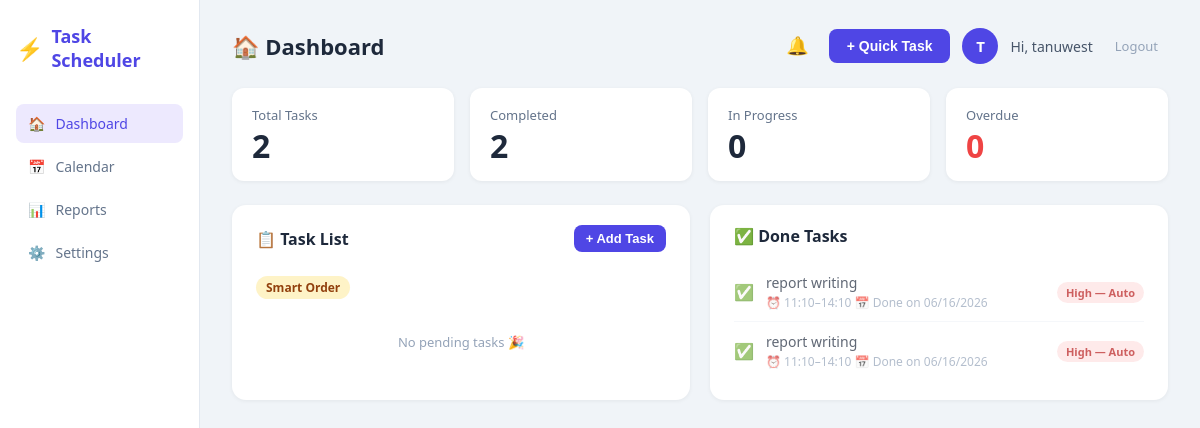
The page /dashboard (signed in) on the database its author committed.
### models.py (models this page shows)
class User(UserMixin, db.Model):
    id = db.Column(db.Integer, primary_key=True)
    username = db.Column(db.String(80), unique=True, nullable=False)
    email = db.Column(db.String(120), unique=True, nullable=False)
    password = db.Column(db.String(200), nullable=False)
    tasks = db.relationship('Task', backref='user', lazy=True)

class Task(db.Model):
    id = db.Column(db.Integer, primary_key=True)
    title = db.Column(db.String(200), nullable=False)
    description = db.Column(db.Text, default='')
    priority = db.Column(db.String(10), default='Medium')
    status = db.Column(db.String(20), default='Pending')
    due_date = db.Column(db.DateTime, nullable=True)
    deadline_time = db.Column(db.String(10), default='')
    start_time = db.Column(db.String(10), default='')
    end_time = db.Column(db.String(10), default='')
    created_at = db.Column(db.DateTime, default=datetime.utcnow)
    completed_at = db.Column(db.DateTime, nullable=True)
    is_recurring = db.Column(db.Boolean, default=False)
    recur_type = db.Column(db.String(20), default='')
    user_id = db.Column(db.Integer, db.ForeignKey('user.id'), nullable=False)

### routes.py (the view)
@main.route('/')
@main.route('/dashboard')
@login_required
def dashboard():
    tasks = Task.query.filter_by(user_id=current_user.id).all()
    total = len(tasks)
    completed = len([t for t in tasks if t.status == 'Done'])
    in_progress = len([t for t in tasks if t.status == 'In Progress'])
    overdue_tasks = get_overdue_tasks(tasks)
    overdue = len(overdue_tasks)
    today_tasks = get_todays_tasks(tasks)
    done_tasks = [t for t in tasks if t.status == 'Done']
    next_task = get_next_task(tasks)
    workload = analyze_workload(tasks)
    smart_order = prioritize_tasks(tasks)
    return render_template('dashboard.html',
        tasks=tasks,
        smart_order=smart_order,
        today_tasks=today_tasks,
        done_tasks=done_tasks,
        next_task=next_task,
        workload=workload,
        overdue_tasks=overdue_tasks,
        total=total,
        completed=completed,
        in_progress=in_progress,
        overdue=overdue,
        now=datetime.utcnow()
    )

### app.py (called while the page is built)
@login_manager.user_loader
def load_user(user_id):
    return User.query.get(int(user_id))

### scheduler.py (called while the page is built, shortened)
def prioritize_tasks(tasks):
    pending = [t for t in tasks if t.status != 'Done']
    pending.sort(key=lambda t: (
        -score(t),
        t.due_date or datetime.max,
        calculate_duration_minutes(t.start_time, t.end_time),
        t.created_at
    ))
    return pending

def get_todays_tasks(tasks):
    today = datetime.utcnow().date()
    pending = [t for t in tasks if t.status != 'Done']
    return [t for t in pending if t.due_date and t.due_date.date() == today]

def get_overdue_tasks(tasks):
    now = datetime.utcnow()
    return [
        t for t in tasks
        if t.status != 'Done' and t.due_date and t.due_date < now
    ]

def get_next_task(tasks):
    prioritized = prioritize_tasks(tasks)
    return prioritized[0] if prioritized else None

def analyze_workload(tasks):
    from collections import defaultdict
    day_load = defaultdict(int)
    for task in tasks:
        if task.status == 'Done':
            continue
        if task.due_date:
            date_str = task.due_date.strftime('%Y-%m-%d')
            duration = calculate_duration_minutes(task.start_time, task.end_time)
            day_load[date_str] += duration
    result = {}
    return result

### templates/dashboard.html (shortened to what this page needs)
{% extends "base.html" %}
{% block page_title %}🏠 Dashboard{% endblock %}
{% block content %}
<div class="stats-row">
  <div class="stat-card">
    <div class="stat-label">Total Tasks</div>
    <div class="stat-value">{{ total }}</div>
  </div>
  <div class="stat-card">
    <div class="stat-label">Completed</div>
    <div class="stat-value">{{ completed }}</div>
  </div>
  <div class="stat-card">
    <div class="stat-label">In Progress</div>
    <div class="stat-value">{{ in_progress }}</div>
  </div>
  <div class="stat-card">
    <div class="stat-label">Overdue</div>
    <div class="stat-value overdue">{{ overdue }}</div>
  </div>
</div>
<div class="two-col">
  <div class="card">
    <div class="card-header">
      <h2>📋 Task List</h2>
      <button class="btn-primary small" onclick="openAddModal()">+ Add Task</button>
    </div>
    <div class="section-label">Smart Order</div>
    {% for task in smart_order %}
      {% if task not in today_tasks %}
      <div class="task-item" id="task-{{ task.id }}">
        <input type="checkbox" onchange="markDone({{ task.id }}, this)"/>
        <div class="task-info">
          <div class="task-title">{{ task.title }}</div>
          <div class="task-meta">
            {% if task.start_time %}⏰ {{ task.start_time }}–{{ task.end_time }}  {% endif %}
           {% if task.due_date %}
            📅 Due {{ task.due_date.strftime('%b %d') }}
            {% if task.deadline_time %} at {{ task.deadline_time }}{% endif %}
          {% endif %}
          </div>
        </div>
        <span class="badge badge-{{ task.priority.lower() }}">{{ task.priority }} — Auto</span>
        <button class="btn-delete" onclick="deleteTask({{ task.id }})">✕</button>
      </div>
      {% endif %}
    {% else %}
    <p class="empty-state">No pending tasks 🎉</p>
    {% endfor %}
  </div>
  <div class="card">
    <div class="card-header">
      <h2>✅ Done Tasks</h2>
    </div>
    {% for task in done_tasks[:6] %}
    <div class="task-item done">
      <span class="done-check">✅</span>
      <div class="task-info">
        <div class="task-title">{{ task.title }}</div>
        <div class="task-meta">
          {% if task.start_time %}⏰ {{ task.start_time }}–{{ task.end_time }}  {% endif %}
          {% if task.completed_at %}📅 Done on {{ task.completed_at.strftime('%m/%d/%Y') }}{% endif %}
        </div>
      </div>
      <span class="badge badge-{{ task.priority.lower() }}">{{ task.priority }} — Auto</span>
    </div>
    {% else %}
    <p class="empty-state">No completed tasks yet</p>
    {% endfor %}
  </div>
</div>
{% endblock %}

### templates/base.html (shortened to what this page needs)
<!DOCTYPE html>
<html lang="en">
<head>
  <link rel="stylesheet" href="{{ url_for('static', filename='style.css') }}"/>
</head>
<body>
  <div class="app-wrapper">
    <aside class="sidebar">
      <div class="logo">
        <span class="logo-icon">⚡</span>
        <span class="logo-text">Task Scheduler</span>
      </div>
      <nav>
        <a href="{{ url_for('main.dashboard') }}" class="nav-link {% if request.endpoint == 'main.dashboard' %}active{% endif %}">
          <span>🏠</span> Dashboard
        </a>
        <a href="{{ url_for('main.calendar') }}" class="nav-link {% if request.endpoint == 'main.calendar' %}active{% endif %}">
          <span>📅</span> Calendar
        </a>
        <a href="{{ url_for('main.reports') }}" class="nav-link {% if request.endpoint == 'main.reports' %}active{% endif %}">
          <span>📊</span> Reports
        </a>
        <a href="{{ url_for('main.settings') }}" class="nav-link {% if request.endpoint == 'main.settings' %}active{% endif %}">
  <span>⚙️</span> Settings
</a>
      </nav>
    </aside>
    <main class="main-content">
      <div class="topbar">
        <h1 class="page-title">{% block page_title %}Dashboard{% endblock %}</h1>
        <div class="topbar-right">
          <div class="notif-wrapper">
            <button class="btn-icon notif-bell" onclick="toggleNotifPanel()" id="notif-btn">
              🔔
            </button>
          </div>
          {% if request.endpoint == 'main.dashboard' %}
          <button class="btn-primary" onclick="openAddModal()">+ Quick Task</button>
          {% endif %}
          <div class="user-avatar">{{ current_user.username[0].upper() }}</div>
          <span class="username">Hi, {{ current_user.username }}</span>
          <a href="{{ url_for('auth.logout') }}" class="btn-logout">Logout</a>
        </div>
      </div>
      {% block content %}{% endblock %}
    </main>
  </div>
</body>
</html>

### static/style.css (style rules this page uses)
*, *::before, *::after { box-sizing: border-box; margin: 0; padding: 0; }
body { font-family: 'Segoe UI', system-ui, sans-serif; background: #f0f4f8; color: #1e293b; min-height: 100vh; }
.app-wrapper { display: flex; min-height: 100vh; }
.sidebar { width: 200px; min-height: 100vh; background: #ffffff; border-right: 1px solid #e2e8f0; padding: 24px 16px; display: flex; flex-direction: column; gap: 32px; position: fixed; top: 0; left: 0; bottom: 0; z-index: 100; }
.logo { display: flex; align-items: center; gap: 8px; font-weight: 700; font-size: 18px; color: #4f46e5; text-decoration: none; }
.logo-icon { font-size: 22px; }
.logo-text { font-weight: 700; color: #4f46e5; }
nav { display: flex; flex-direction: column; gap: 4px; }
.nav-link { display: flex; align-items: center; gap: 10px; padding: 10px 12px; border-radius: 8px; color: #64748b; text-decoration: none; font-size: 14px; font-weight: 500; transition: background 0.15s, color 0.15s; }
.nav-link.active { background: #ede9fe; color: #4f46e5; }
.main-content { margin-left: 200px; padding: 28px 32px; flex: 1; min-height: 100vh; }
.topbar { display: flex; align-items: center; justify-content: space-between; margin-bottom: 24px; }
.page-title { font-size: 22px; font-weight: 700; color: #1e293b; }
.topbar-right { display: flex; align-items: center; gap: 12px; }
.user-avatar { width: 36px; height: 36px; border-radius: 50%; background: #4f46e5; color: #ffffff; display: flex; align-items: center; justify-content: center; font-weight: 700; font-size: 15px; flex-shrink: 0; }
.username { font-size: 14px; color: #475569; }
.btn-logout { font-size: 13px; color: #94a3b8; text-decoration: none; padding: 6px 10px; border-radius: 6px; transition: color 0.15s; }
.btn-primary { background: #4f46e5; color: #ffffff; border: none; padding: 9px 18px; border-radius: 8px; font-size: 14px; font-weight: 600; cursor: pointer; transition: background 0.15s; white-space: nowrap; }
.btn-primary.small { padding: 6px 12px; font-size: 13px; }
.btn-icon { background: none; border: none; font-size: 18px; cursor: pointer; padding: 4px 8px; border-radius: 6px; transition: background 0.15s; }
.stats-row { display: grid; grid-template-columns: repeat(4, 1fr); gap: 16px; margin-bottom: 24px; }
.stat-card { background: #ffffff; border-radius: 12px; padding: 18px 20px; box-shadow: 0 1px 4px rgba(0, 0, 0, 0.06); }
.stat-label { font-size: 13px; color: #64748b; margin-bottom: 4px; }
.stat-value { font-size: 32px; font-weight: 700; color: #1e293b; line-height: 1.1; }
.stat-value.overdue { color: #ef4444; }
.card { background: #ffffff; border-radius: 14px; padding: 20px 24px; box-shadow: 0 1px 4px rgba(0, 0, 0, 0.06); }
.card-header { display: flex; align-items: center; justify-content: space-between; margin-bottom: 16px; }
.card-header h2 { font-size: 16px; font-weight: 700; color: #1e293b; }
.two-col { display: grid; grid-template-columns: 1fr 1fr; gap: 20px; }
.section-label { display: inline-block; background: #fef3c7; color: #92400e; font-size: 12px; font-weight: 600; padding: 3px 10px; border-radius: 20px; margin: 8px 0 10px; }
.task-item { display: flex; align-items: center; gap: 12px; padding: 10px 0; border-bottom: 1px solid #f1f5f9; transition: background 0.1s; }
.task-item:last-child { border-bottom: none; }
.task-item.done { opacity: 0.7; }
.task-info { flex: 1; min-width: 0; }
.task-title { font-size: 14px; font-weight: 500; color: #1e293b; white-space: nowrap; overflow: hidden; text-overflow: ellipsis; }
.task-meta { font-size: 12px; color: #94a3b8; margin-top: 2px; }
.done-check { font-size: 16px; flex-shrink: 0; }
.empty-state { color: #94a3b8; font-size: 13px; text-align: center; padding: 24px 0; }
.badge { font-size: 11px; font-weight: 700; padding: 3px 9px; border-radius: 20px; white-space: nowrap; flex-shrink: 0; }
.badge-high { background: #fee2e2; color: #b91c1c; }
.notif-wrapper { position: relative; }
.notif-bell { position: relative; font-size: 18px; }

### rows shown on the page
User: username "T", username "tanuwest"
Task: title "report writing", start_time "11:10", end_time "14:10", completed_at "06/16/2026", priority "High"
Task: title "report writing", start_time "11:10", end_time "14:10", completed_at "06/16/2026", priority "High"

### other values the page prints
{{ total }} "2"
{{ completed }} "2"
{{ in_progress }} "0"
{{ overdue }} "0"
